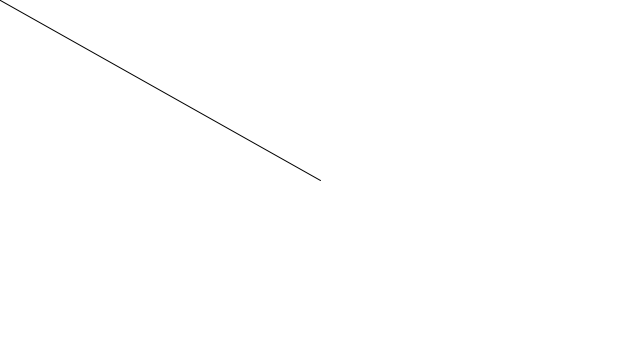
Frame 1 (no input)
Frame 60 (the mouse pressed at the canvas centre just before this capture): identical to frame 1, image omitted
Frame 120 (the mouse held since frame 60 and released just before this capture): blank canvas, image omitted

The Processing sketch that drew this single still picture (run headless with seeded random() and noise(); from frame 60 on, the mouse is pressed at the canvas centre):

// Processing sketch: build
// ── build.pde
void setup() {
  size(640,360);
}

void draw() {
  background(255);
  PVector mouse = new PVector(mouseX,mouseY);
  PVector center = new PVector(width/2,height/2);

  mouse.sub(center);
  mouse.mult(2);

  translate(width/2,height/2);
  line(0,0,mouse.x,mouse.y);
}
